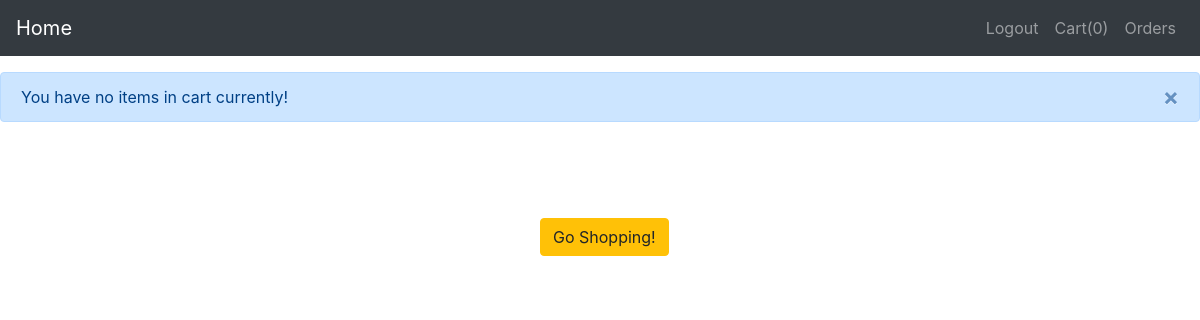
The app's page /cart/ (signed in), older data.
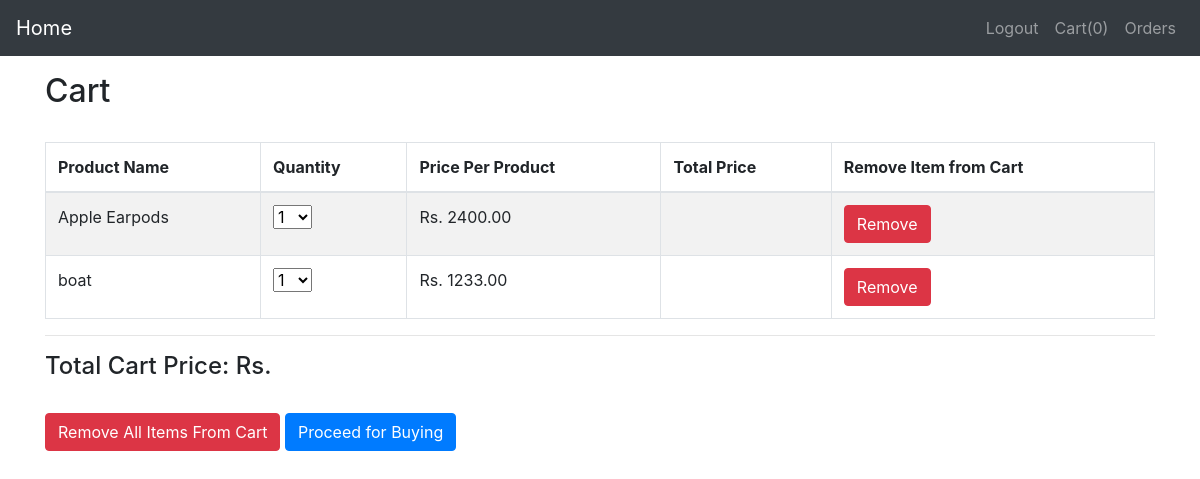
The same page, newer data.
### store/models.py (models this page shows, shortened)
class Cart(models.Model):
    user = models.ForeignKey('User', on_delete=models.CASCADE, related_name='carts',null=True)
    product_id = models.CharField(max_length=128,default="")
    product_name = models.CharField(max_length=128, default="")
    quantity = models.IntegerField(default=1)
    product_price = models.DecimalField(decimal_places=2, max_digits=10)
    total_price = models.DecimalField(decimal_places=2, max_digits=10,null=True)
    created_at = models.DateTimeField(auto_now_add=True)
    class Meta:
        constraints = [
            UniqueConstraint(fields=['user', 'product_id'], name='unique_cart_item')
        ]

### store/views.py (the view)
# urls.py: path('cart/',cart_view),
def cart_view(request):
    cart_items = Cart.objects.filter(user_id=request.user.id)
    cart_numbers = [i for i in range(1,11)]
    user_address = cart_items[0].user.address if cart_items and cart_items[0].user.address else None
    user_phone_number = cart_items[0].user.phone_number if cart_items and cart_items[0].user.phone_number else None
    context = {
        'cart_items': cart_items,
        'cart_numbers': cart_numbers,
        'user_address': user_address,
        'user_phone_number':user_phone_number,
    }
    return render(request, "cart.html", context)

### store/templates/cart.html (shortened to what this page needs)
{% extends "index.html" %}
{% block body %}
{% if cart_items %}
<div class="container">
    <h2>Cart</h2>
    <br>
    <div class="table-responsive">
        <table class="table table-bordered table-striped table-hover" id="cart_table">
            <thead>
                <tr>
                    <th>Product Name</th>
                    <th>Quantity</th>
                    <th>Price Per Product</th>
                    <th>Total Price</th>
                    <th>Remove Item from Cart</th>
                </tr>
            </thead>
            <tbody>
                {% for cart_item in cart_items %}
                <tr id="row-{{ cart_item.product_id}}">
                    <td>{{ cart_item.product_name }}</td>
                    <td>
                        <select name="quantity" id="quantity-{{ cart_item.product_id }}"
                            onchange="calculateprice('{{ cart_item.product_id }}', '{{ cart_item.product_price }}')">
                            {% for number in cart_numbers %}
                            <option value="{{ number }}">{{ number }}</option>
                            {% endfor %}
                        </select>
                    </td>
                    <td id="product_price-{{ cart_item.product_id }}">Rs. {{ cart_item.product_price }}</td>
                    <td id="price_total-{{cart_item.product_id}}"></td>
                    <td><button class="btn btn-danger"
                            onclick="removeFromCart('{{ cart_item.product_id }}')">Remove</button></td>
                </tr>
                {% endfor %}
            </tbody>
        </table>
        <hr>
        <h4>Total Cart Price: Rs. </h4>
        <br>
        <div class="buttons-container mb-4">
            <button class="btn btn-danger" onclick="removeAllFromCart()">Remove All Items From Cart</button>
            <button type="button" class="btn btn-primary" data-toggle="modal" data-target="#finalizecartitems">
                Proceed for Buying
            </button>
        </div>
    </div>
</div>
{% else %}
<div class="alert alert-primary alert-dismissible fade show" role="alert">
    You have no items in cart currently!
    <button type="button" class="close" data-dismiss="alert" aria-label="Close">
        <span aria-hidden="true">&times;</span>
    </button>
</div>
<div style="padding-left: 45vw; padding-top: 10vh;">
    <a class="btn btn-warning" href="/">Go Shopping!</a>
</div>
{% endif %}
{% endblock %}

Row changes from the older to the newer data that the page shows:
added Cart: product_name "Apple Earpods", quantity "1", product_price "2400.00"
added Cart: product_name "boat", quantity "1", product_price "1233.00"
Text that changed along with them:
text no longer shown: "You have no items in cart currently! × Go Shopping!"
text now shown: "Cart Product Name Quantity Price Per Product Total Price Remove Item from Cart Total Cart Price: Rs. Remove All Items From Cart Proceed for Buying"
